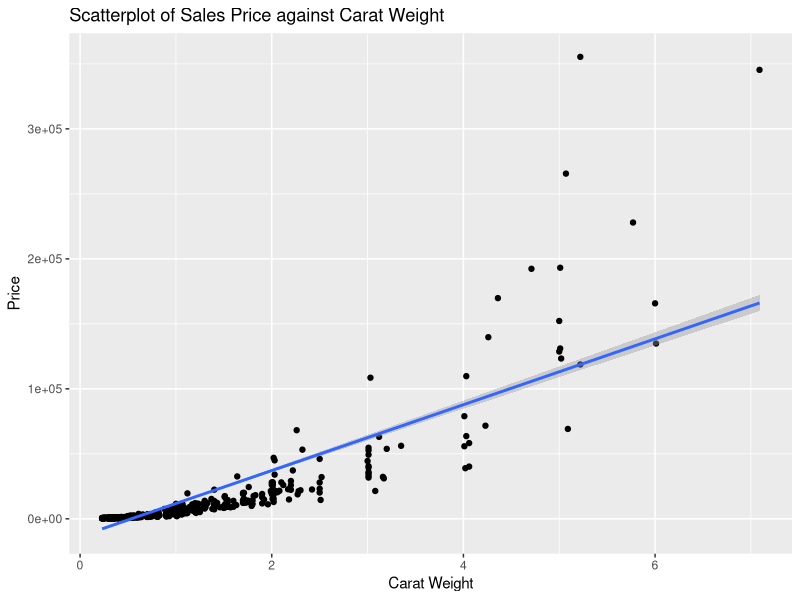
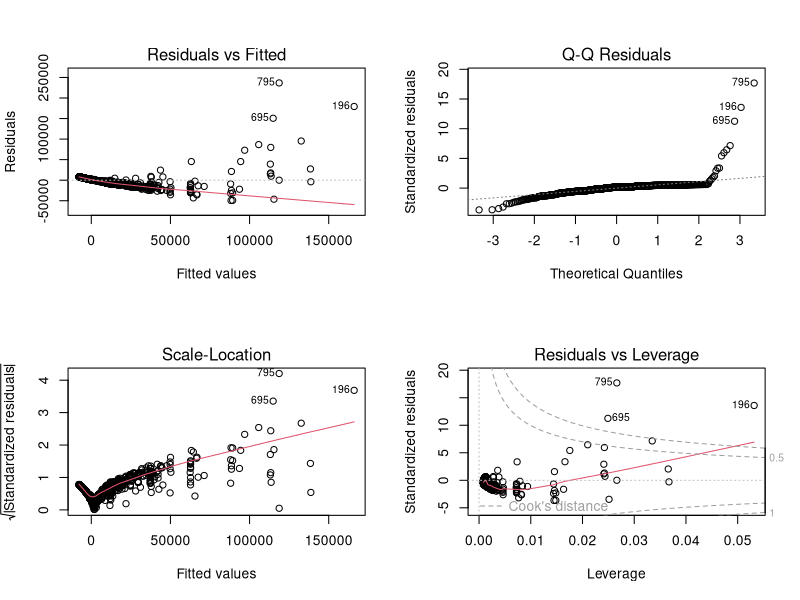

These figures' R source, in order: (Note: this script raises an error after producing the figures.)
## ---- chunk 1
library(tidyverse)
library(MASS)
library(scales)
data<-read.csv('diamonds4.csv')
## ---- chunk 2
slr<-lm(data$price~data$carat,data=data)
ggplot2::ggplot(data, aes(x=carat, y=price))+
  geom_point()+
  geom_smooth(method=lm)+
  labs(x="Carat Weight",y="Price",title="Scatterplot of Sales Price against Carat Weight")
par(mfrow = c(2, 2))
plot(slr)
## ---- chunk 3
MASS::boxcox(slr, lambda = seq(-.1, .4, 1/10))
## ---- chunk 4
ystar<-log(data$price)
data<-data.frame(data,ystar)
slr.trans1<-lm(ystar~carat,data=data)
ggplot2::ggplot(data, aes(x=carat, y=ystar))+
  geom_point()+
  geom_smooth(method=lm)+
  labs(x="Carat Weight",y="Price",title="Scatterplot of Sales Price against Carat Weight")
par(mfrow = c(2, 2))
plot(slr.trans1)
## ---- chunk 5
xstar<-log(data$carat)
data<-data.frame(data,xstar)
slr.trans2<-lm(ystar~xstar,data=data)
ggplot2::ggplot(data, aes(x=xstar, y=ystar))+
  geom_point()+
  geom_smooth(method=lm)+
  labs(x="Carat Weight",y="Price",title="Scatterplot of Sales Price against Carat Weight")
par(mfrow = c(2, 2))
plot(slr.trans2)
## ---- chunk 6
data<-data %>% # used to make binning of data more uniform, from Greg
  mutate(clarity_group = case_when(
    clarity %in% c('I1', 'I2', 'I3')~"Included Diamonds",
    clarity %in% c('SI1', 'SI2')~"Slightly Included Diamonds",
    clarity %in% c('VS1', 'VS2')~"Very Slightly Included Diamonds",
    clarity %in% c('VVS1', 'VVS2')~"Very, Very Slightly Included Diamonds",
    clarity %in% c('IF')~"Internally Flawless Diamonds",
    clarity %in% c('FL')~"Flawless Diamonds",
    TRUE ~ as.character(clarity)
  ))
data<- data %>% # pulled from code format from Greg's data manipulation
  mutate(carat_group = case_when(
    carat < 1 ~ "< 1.00",
    carat >= 1 & carat < 2 ~ "1.00 - 1.99",
    carat >= 2 & carat < 3 ~ "2.00 - 2.99",
    carat >= 3 & carat < 4 ~ "3.00 - 3.99",
    carat >= 4 & carat < 5 ~ "4.00 - 4.99",
    carat >= 5 ~ "5.00+"
  ))
## ---- chunk 7
# Plot formatting incorporating personal work with formatting suggestions from Sean and Greg
data %>%
  group_by(clarity) %>%
  summarise(avg_price = mean(price)) %>%
  ggplot(aes(x = factor(clarity, levels = c("FL", "IF", "VVS1", "VVS2", "VS1", "VS2", "SI1", "SI2", "I1")), y = avg_price, fill = clarity)) +
  scale_y_continuous(labels = dollar_format()) +  # Format as $
  geom_col() +
  geom_text(aes(label = dollar_format()(avg_price)), 
          vjust = -0.3,  # Position text slightly above bars
          size = 3) +    # Adjust text size
  labs(title = "Average Diamond Price by Clarity",
       x = "Clarity",
       y = "Average Price") +
  theme_minimal()

ggplot(data, aes(x = clarity, y = price, fill = clarity)) +
  geom_boxplot() +
  facet_wrap(~ carat_group, scales = "free_y") +  # Allow different y-scales
  scale_y_continuous(labels = dollar_format()) +  # Format as $
  labs(title = "Diamond Price by Clarity and Carat Group",
       x = "Clarity",
       y = "Price") +
  theme_minimal()

ggplot(data, aes(x = carat, y = ystar, color = clarity_group)) +
  geom_line(stat = "summary", fun = mean, size = 1) + 
  labs(title = "Average Diamond Price by Carat and Clarity Group",
       x = "Carat",
       y = "Price ($)",
       color = "Clarity Group") +  # Legend label
  scale_y_continuous(labels = dollar_format()) +  # Format as $
  theme_minimal()
## ---- chunk 8
data<-data %>% 
  mutate(carat.group=cut(x=carat,breaks= unique(c(quantile(data$carat,probs = seq(0, 1, by =0.25),include.lowest=TRUE)))))%>%
  mutate(carat.group = coalesce(as.character(carat.group), "Other"))
data$cut<-factor(data$cut,levels=c("Good","Very Good","Ideal","Astor Ideal"))

# ggplot(data,aes(x=clarity_group))+
 # geom_histogram()+
  # xlim(0,2.5)

ggplot(data,aes(x=xstar,y=price))+
  geom_violin()+
  facet_wrap(~clarity_group)


ggplot(data,aes(x=xstar,y=ystar,fill=clarity_group))+
  geom_point(shape=21,alpha=.7)
## ---- chunk 9
ggplot(data,aes(x=carat.group, fill=color))+
  geom_bar(alpha = 0.7, position = "stack") + # Default stacked bar behavior
  geom_text(stat = "count", aes(label = ..count..), 
            position = position_stack(vjust = 0.5), # Center labels within blocks
            size = 3)+
  facet_wrap(~clarity_group)
  
## ---- chunk 10
# Get unique facets (clarity_group levels) 
facets <- unique(data$clarity_group)

# Create a plot for each facet
for (facet in facets) {
  # Filter data for the current facet
  facet_data <- data %>% filter(clarity_group == facet)
  
  # Create the plot
  p <- ggplot(facet_data, aes(x = carat_group, fill = color)) +
    geom_bar(alpha = 0.7, position = "stack") +
    geom_text(stat = "count", aes(label = ..count..), 
              position = position_stack(vjust = 0.5),
              size = 3) +
    labs(title = paste("Clarity Group:", facet), x = "Carat Group", y = "Count")
  print(p)
}
## ---- chunk 11
for (facet in facets) {
  # Filter data for the current facet
  facet_data <- data %>% filter(clarity_group == facet)
  
  # Create the plot
  q <- ggplot(facet_data, aes(x = carat.group, fill = color)) +
    geom_bar(alpha = 0.7, position = "stack") +
    geom_text(stat = "count", aes(label = ..count..), 
              position = position_stack(vjust = 0.5),
              size = 4,          # Increase text size
              color = "white",   # Use white text for contrast (adjust if needed)
              fontface = "bold") +  # Make text bold
    labs(title = paste("Clarity Group:", facet), 
         x = "Carat Group", 
         y = "Count") +
    theme_bw() +  # A clean theme for better readability
    theme(
      plot.title   = element_text(size = 16, face = "bold"),
      axis.text.x  = element_text(size = 12),
      axis.text.y  = element_text(size = 12)
    )
  
  # Print the plot to display it in your plotting window
  print(q)
}
## ---- chunk 12
print(data$carat.group)
